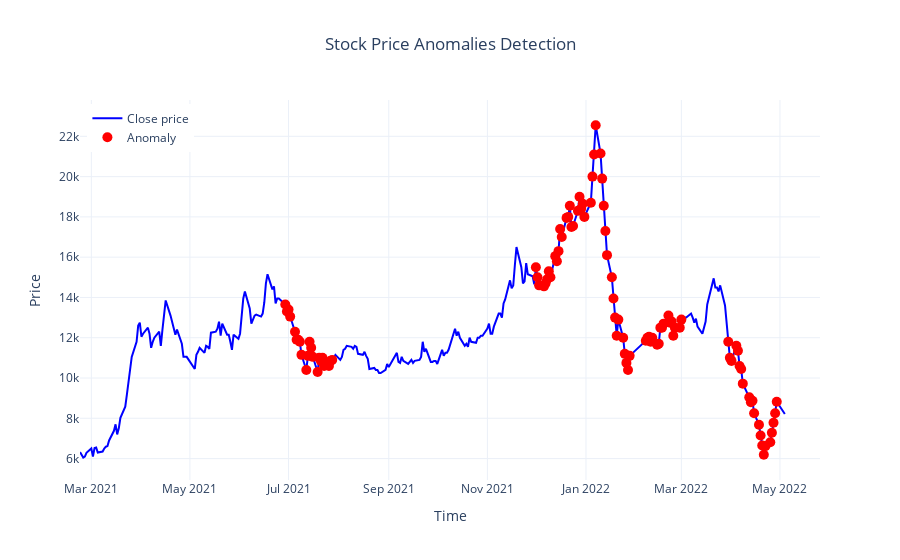

Notebook code cell kept with this figure:
### Markdown cell above
###  Mark Anomaly points on Actual data

### Code cell
import plotly.graph_objects as go
import numpy as np

# Initiate figure
fig = go.Figure()

# Inverse transform closing prices and plot vs timeline
close_prices_scaled = df_loaded['close'].values.reshape(-1, 1)  # Reshape to 2D array
close_prices_original = scaler.inverse_transform(close_prices_scaled).flatten()  # Transform back and flatten
fig.add_trace(go.Scatter(
    x=df_loaded['time'],
    y=close_prices_original,
    name='Close price',
    line=dict(color='blue')
))

# Inverse transform anomaly prices and plot
anomaly_prices_scaled = anomalies['close'].values.reshape(-1, 1)  # Reshape to 2D array
anomaly_prices_original = scaler.inverse_transform(anomaly_prices_scaled).flatten()  # Transform back and flatten
fig.add_trace(go.Scatter(
    x=anomalies['time'],
    y=anomaly_prices_original,
    mode='markers',
    name='Anomaly',
    marker=dict(
        color='red',
        size=10,
        symbol='circle'
    )
))

# Define layout
fig.update_layout(
    title='Stock Price Anomalies Detection',
    title_x=0.5,  # Center the title
    xaxis_title='Time',
    yaxis_title='Price',
    showlegend=True,
    template='plotly_white',  # Clean white background
    legend=dict(
        yanchor="top",
        y=0.99,
        xanchor="left",
        x=0.01
    )
)

# Show the plot
fig.show()

### Figure 1 — Plotly figure (JSON) as saved in the notebook; plotly's stock layout.template omitted (floating-point values rounded to 4 significant figures; data arrays with more than 128 entries replaced by an {"elided": "..."} marker saying what was removed)
{"data": [{"line": {"color": "blue"}, "name": "Close price", "type": "scatter", "x": {"elided": "299 str values"}, "y": {"elided": "299 int values"}}, {"marker": {"color": "red", "size": 10, "symbol": "circle"}, "mode": "markers", "name": "Anomaly", "type": "scatter", "x": ["2021-06-29", "2021-06-30", "2021-07-01", "2021-07-02", "2021-07-05", "2021-07-06", "2021-07-07", "2021-07-08", "2021-07-09", "2021-07-12", "2021-07-13", "2021-07-14", "2021-07-15", "2021-07-16", "2021-07-19", "2021-07-20", "2021-07-21", "2021-07-22", "2021-07-23", "2021-07-26", "2021-07-27", "2021-07-28", "2021-12-01", "2021-12-02", "2021-12-03", "2021-12-06", "2021-12-07", "2021-12-08", "2021-12-09", "2021-12-10", "2021-12-13", "2021-12-14", "2021-12-15", "2021-12-16", "2021-12-17", "2021-12-20", "2021-12-21", "2021-12-22", "2021-12-23", "2021-12-24", "2021-12-27", "2021-12-28", "2021-12-29", "2021-12-30", "2021-12-31", "2022-01-04", "2022-01-05", "2022-01-06", "2022-01-07", "2022-01-10", "2022-01-11", "2022-01-12", "2022-01-13", "2022-01-14", "2022-01-17", "2022-01-18", "2022-01-19", "2022-01-20", "2022-01-21", "2022-01-24", "2022-01-25", "2022-01-26", "2022-01-27", "2022-01-28", "2022-02-07", "2022-02-08", "2022-02-09", "2022-02-10", "2022-02-11", "2022-02-14", "2022-02-15", "2022-02-16", "2022-02-17", "2022-02-18", "2022-02-21", "2022-02-22", "2022-02-23", "2022-02-24", "2022-02-25", "2022-02-28", "2022-03-01", "2022-03-30", "2022-03-31", "2022-04-01", "2022-04-04", "2022-04-05", "2022-04-06", "2022-04-07", "2022-04-08", "2022-04-12", "2022-04-13", "2022-04-14", "2022-04-15", "2022-04-18", "2022-04-19", "2022-04-20", "2022-04-21", "2022-04-22", "2022-04-25", "2022-04-26", "2022-04-27", "2022-04-28", "2022-04-29"], "y": [13650, 13300, 13400, 13050, 12300, 11900, 11900, 11800, 11150, 10400, 11100, 11800, 11500, 11050, 10300, 11000, 10850, 11000, 10600, 10600, 10850, 10900, 15500, 15000, 14600, 14550, 14700, 14900, 15300, 15000, 16050, 15800, 16300, 17400, 17000, 17950, 18000, 18550, 17500, 17550, 18300, 19000, 18400, 18650, 18000, 18700, 20000, 21100, 22550, 21150, 19900, 18550, 17300, 16100, 15000, 13950, 13000, 12100, 12900, 12000, 11200, 10750, 10400, 11100, 11850, 12000, 12050, 11800, 12000, 11650, 11700, 12500, 12500, 12700, 13100, 12750, 12800, 12100, 12500, 12500, 12900, 11800, 11000, 10850, 11600, 11350, 10600, 10450, 9720, 9040, 8800, 8870, 8250, 7680, 7150, 6650, 6190, 6620, 6810, 7280, 7780, 8250, 8820]}], "layout": {"legend": {"x": 0.01, "xanchor": "left", "y": 0.99, "yanchor": "top"}, "showlegend": true, "title": {"text": "Stock Price Anomalies Detection", "x": 0.5}, "xaxis": {"title": {"text": "Time"}}, "yaxis": {"title": {"text": "Price"}}}}
